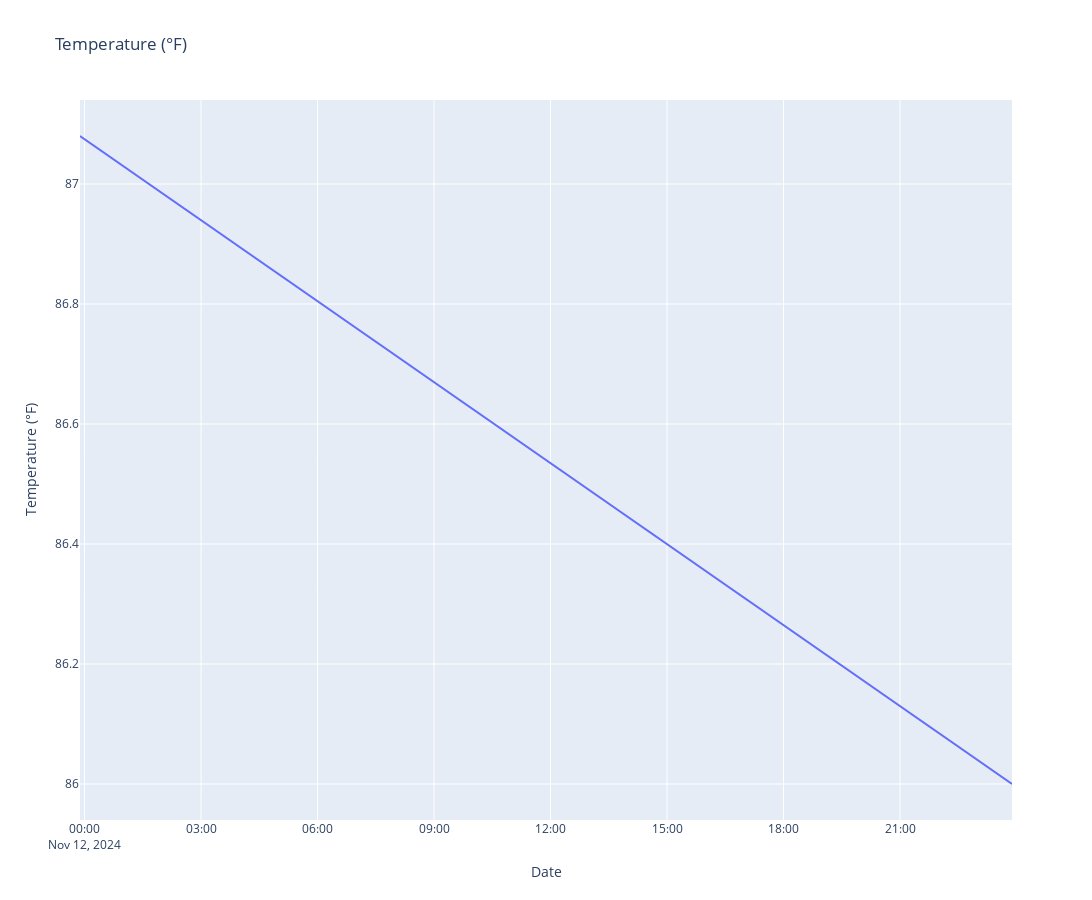

The notebook cell saved with this chart:
### Code cell
import pandas as pd
pd.options.plotting.backend = "plotly"

import plotly.express as px

df_24_hour = df[["temperature_high_24_hour"]].dropna()
fig = px.line(df_24_hour, y="temperature_high_24_hour", title="Temperature (°F)", width=1800, height=900)
fig.update_traces(mode="lines", hovertemplate=None)
fig.update_layout(hovermode="x")
fig.update_yaxes(title="Temperature (°F)")
fig.update_xaxes(title="Date")

fig.show()

### Figure 1 — Plotly figure (JSON) as saved in the notebook; plotly's stock layout.template omitted (floating-point values rounded to 4 significant figures)
{"data": [{"legendgroup": "", "line": {"color": "#636efa", "dash": "solid"}, "marker": {"symbol": "circle"}, "mode": "lines", "name": "", "orientation": "v", "showlegend": false, "type": "scatter", "x": ["2024-11-11T23:53:00-05:00", "2024-11-12T23:53:00-05:00"], "xaxis": "x", "y": [87.08, 86], "yaxis": "y"}], "layout": {"height": 900, "hovermode": "x", "legend": {"tracegroupgap": 0}, "title": {"text": "Temperature (°F)"}, "width": 1800, "xaxis": {"anchor": "y", "domain": [0, 1], "title": {"text": "Date"}}, "yaxis": {"anchor": "x", "domain": [0, 1], "title": {"text": "Temperature (°F)"}}}}
